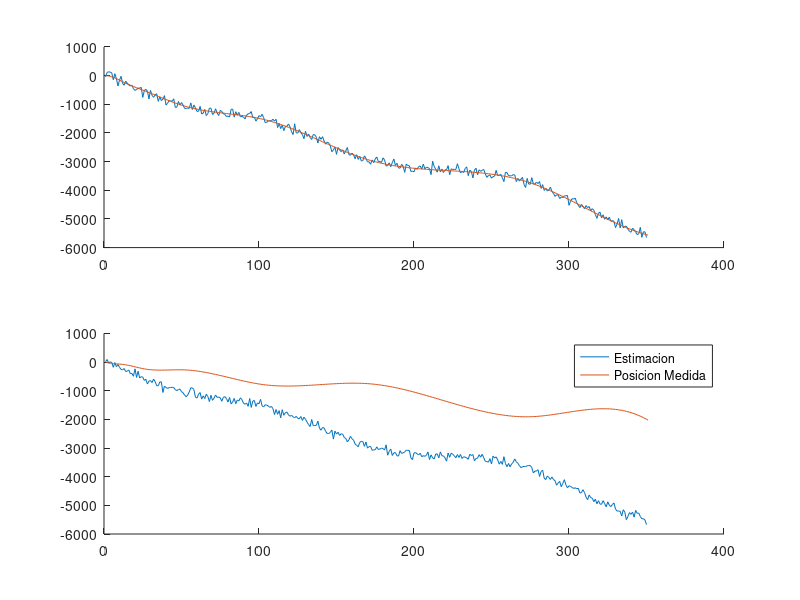

MATLAB code to generate this figure:
clear all
close all
clc

load('tp3_kalman.mat');


%Auxiliares
I = [1,0;0,1];
O = zeros(size(I));
O_6 =[O,O,O;O,O,O;O,O,O];
final = 351 ;
Xsave = [];
Ysave = [];

%Parametros del modelo
A=[O,I,O;O,O,I;O,O,O];
C=[I,O,O];
%C=[O,I,O];
%C=[I,I,O];

sigma_a_dot = 10^-2 ;
q = sigma_a_dot*I;
Q =[O,O,O;O,O,O;O,O,q]; %Cov ruido de proceso

sigma_p = 100;
sigma_v = 10;
sigma_a = 1;

R = diag([sigma_p^2 sigma_p^2]);
%R = diag([sigma_v sigma_v])
%R = diag([sigma_p sigma_p sigma_v sigma_v]);

%Discretizacion
%h=1;
Ad = expm(A*h);
Qd = [q*h^5/20,q*h^4/8,q*h^3;q*h^4/8,q*h^3/3,q*h^2/2;q*h^3/6,q*h^2/2,q*h];

x0_0 = [40 -200 0 0 0 0]';
P0_0=diag([10^6 10^6 100^2 100^2 10^2 10^2 ]);

%Inicializacion

X_k_k = x0_0;
P_k_k = P0_0;

for k = 2:final
    
    etha = mvnrnd(zeros(2,1),R)';
    Ykplus = p(k)+ etha;
    %Ykplus = v(k);
    %Ykplus = [p(k);v(k)];
    
    %Prediccion
    
    X_kplus_k = Ad * X_k_k ;
    P_kplus_k = Ad * P_k_k * Ad' + Qd ;
    
    %Actualizacion
    
    K_kplus =  P_kplus_k * C' * inv( C * P_kplus_k * C' + R);
    X_kplus_kplus =  X_kplus_k + K_kplus * (Ykplus - C * X_kplus_k );
    P_kplus_kplus = (eye(size(K_kplus*C)) - K_kplus*C) * P_kplus_k ;

    Xsave = [Xsave ;(X_kplus_kplus)' ];
    Ysave = [Ysave ;(C * X_kplus_kplus)'];
end


figure

subplot(2,1,1)
hold on
plot(1:final-1,Ysave(:,1))
plot(1:final,p(:,1))

subplot(2,1,2)
hold on
plot(1:final-1,Ysave(:,2))
plot(1:final,p(:,2))
legend({'Estimacion','Posicion Medida'})

figure(2)






